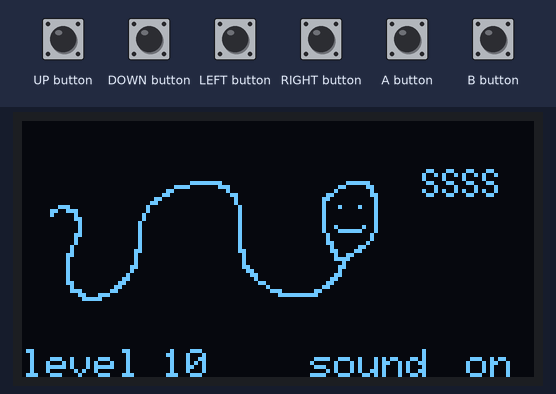
Bench run of a sketch on a simulated Arduboy, built with avr-gcc and run on an emulated ATmega32U4. Shown: 128×64 one-colour display. Inputs (shaded band) come from the test bench. Random numbers use the default seed unless the sketch sets one; what the sketch prints to the serial monitor is not drawn.

Above: at 1.2 s.
1.3 s: A button pressed for 0.15 s
At 1.55 s:
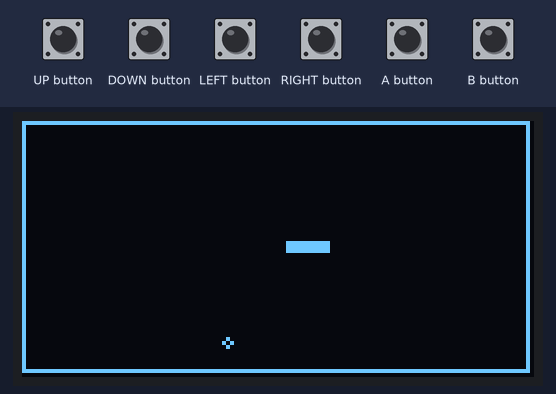
2.0 s: UP button pressed for 0.15 s
At 2.05 s:
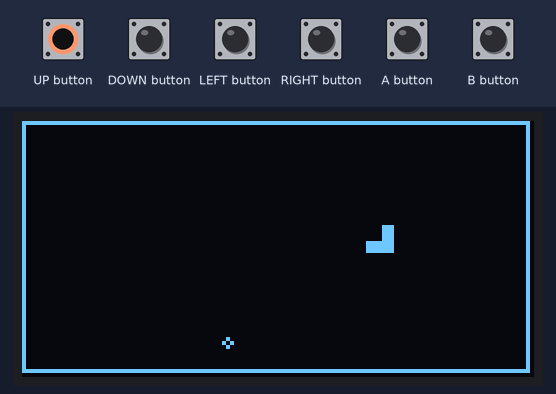
2.7 s: LEFT button pressed for 0.15 s
At 2.75 s:
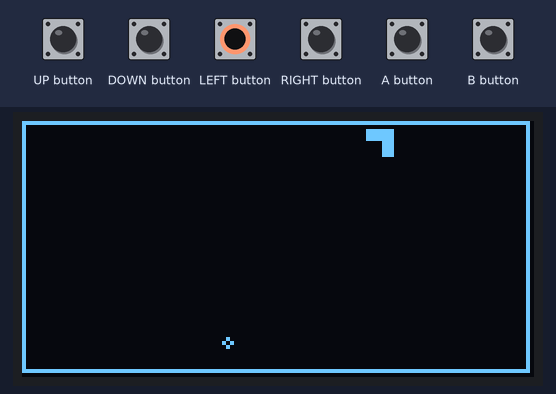
3.4 s: DOWN button pressed for 0.15 s
At 3.45 s:
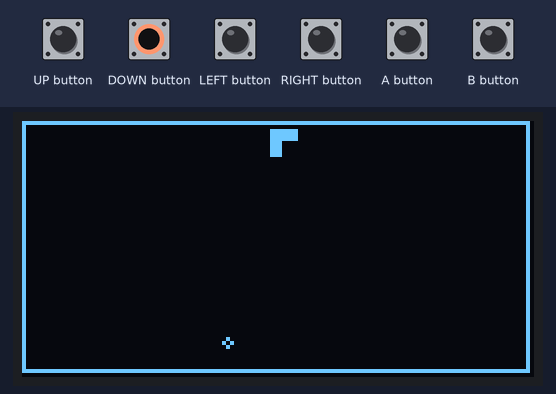
4.1 s: RIGHT button pressed for 0.15 s
At 4.15 s:
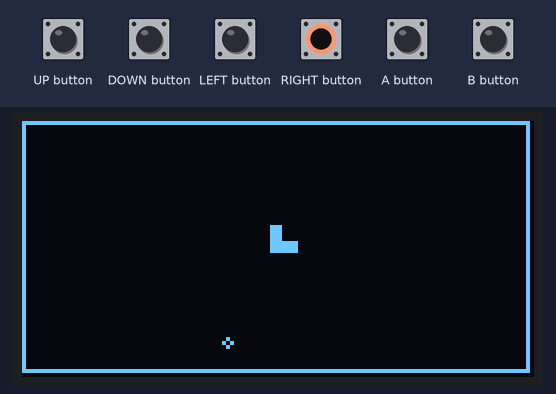
4.8 s: UP button pressed for 1 s
At 6.7 s:
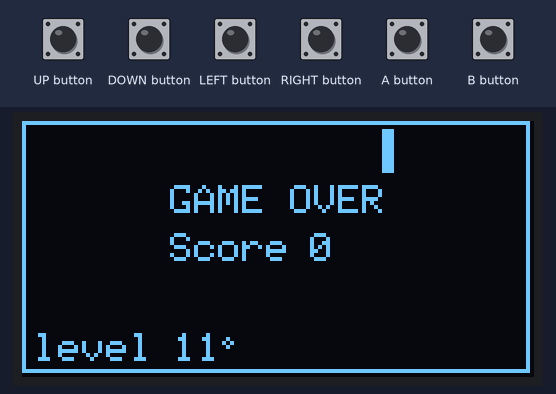
Timing chart, 0 to 8.2 s (numbered marks = the images above; inputs shaded):
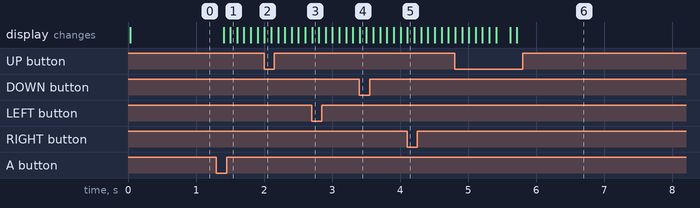

Measured:
- after the input at 1.3 s, the display: first changes after 0.10 s (image 1 shows a later state)

The sketch:

snELk.ino
```cpp
#include <MemoryFree.h>
#include <Arduboy.h>

#include "arduboy_button_listener.hpp"
#include "display_config.h"

#include "snake_game.h"
#include "game_renderer.h"

Arduboy arduboy;
ButtonListener buttonListener;
DisplayConfig displayConfig;

SnakeGame game(displayConfig.getMaxSnakeColumns(), displayConfig.getMaxSnakeRows());
GameRenderer renderer(game, arduboy);

void setup() {
  arduboy.begin();
}

void loop() {
  handleInput(arduboy.getInput());
  if (!arduboy.nextFrame()) return;
  game.gameTick();
  renderer.render();
  Serial.print(freeMemory());
  Serial.println(F(" free Bytes"));
}

// HANDLE INPUT
void handleInput(uint8_t buttons) {
  SnakeGameState state = game.getState();
  if (state == INIT) {
    buttonListener.onUpButtonClick(buttons, incrementLevel);
    buttonListener.onDownButtonClick(buttons, decrementLevel);
    buttonListener.onBButtonClick(buttons, triggerSound);
    buttonListener.onAButtonClick(buttons, startGame);
  } else if (state == IN_GAME) {
    handleSnakeMove(buttons);
  } else if (state == LOST) {
    buttonListener.onUpButtonClick(buttons, incrementLevel);
    buttonListener.onDownButtonClick(buttons, decrementLevel);
    buttonListener.onBButtonClick(buttons, triggerGameOverText);
    buttonListener.onAButtonClick(buttons, startGame);
  }
}

void startGame() {
  arduboy.setFrameRate(game.getSettings().getLevel());
  arduboy.initRandomSeed();
  game.newGame();
}

void incrementLevel() {
  game.getSettings().incrementLevel();
}

void decrementLevel() {
  game.getSettings().decrementLevel();
}

void triggerSound() {
  game.getSettings().triggerSound();
}

void triggerGameOverText() {
  game.getSettings().triggerGameOverText();
}

void handleSnakeMove(uint8_t buttons) {
  if(buttons & LEFT_BUTTON) {
    game.setNextMove(left);
  } else if(buttons & RIGHT_BUTTON) {
    game.setNextMove(right);
  } else if(buttons & UP_BUTTON) {
    game.setNextMove(up);
  } else if(buttons & DOWN_BUTTON) {
    game.setNextMove(down);
  }
}
```

arduboy_button_listener.hpp
```cpp
#ifndef arduboy_button_listener_hpp
#define arduboy_button_listener_hpp

#include <arduboy.h>

class ButtonListener {
  public:
    ButtonListener();
    void onAButtonClick(uint8_t buttons, void (*callback)());
    void onBButtonClick(uint8_t buttons, void (*callback)());
    void onUpButtonClick(uint8_t buttons, void (*callback)());
    void onDownButtonClick(uint8_t buttons, void (*callback)());

  private:
    bool a;
    bool b;
    bool up;
    bool down;
};

ButtonListener::ButtonListener() :
      a(false),
      b(false),
      up(false),
      down(false) {
}

void ButtonListener::onAButtonClick(uint8_t buttons, void (*callback)()) {
  if(buttons & A_BUTTON) {
    if (!a) {
      (*callback)();
      a = true;
    }
  } else {
    a = false;
  }
}

void ButtonListener::onBButtonClick(uint8_t buttons, void (*callback)()) {
  if(buttons & B_BUTTON) {
    if (!b) {
      (*callback)();
      b = true;
    }
  } else {
    b = false;
  }
}

void ButtonListener::onUpButtonClick(uint8_t buttons, void (*callback)()) {
  if(buttons & UP_BUTTON) {
    if (!up) {
      (*callback)();
      up = true;
    }
  } else {
    up = false;
  }
}

void ButtonListener::onDownButtonClick(uint8_t buttons, void (*callback)()) {
  if(buttons & DOWN_BUTTON) {
    if (!down) {
      (*callback)();
      down = true;
    }
  } else {
    down = false;
  }
}

#endif
```

game_renderer.cpp
```cpp
#include "game_renderer.h"
#include "assets.h"

GameRenderer::GameRenderer(SnakeGame& game, Arduboy& arduboy) :
      game(game),
      arduboy(arduboy) {
}

void GameRenderer::render() {
  arduboy.clear();
  if (game.getState() == INIT) {
    renderInitialScreen();
  } else {
    renderInGameScreen();
    if (game.getState() == LOST && game.getSettings().isShowGameOverText()) {
      renderGameOverText();
    }
  }
  arduboy.display();
}

void GameRenderer::renderInitialScreen() {
  arduboy.drawBitmap(0, 0, snelk_intro + 2, snelk_intro[0], snelk_intro[1], WHITE);
  arduboy.setCursor(0, 57);
  arduboy.print(F("level"));
  arduboy.setCursor(35, 57);
  arduboy.print(game.getSettings().getLevel());
  arduboy.setCursor(72, 57);
  arduboy.print(F("sound"));
  arduboy.setCursor(72 + 39, 57);
  arduboy.print(game.getSettings().isSound() ? F("on") : F("off"));
}

void GameRenderer::renderInGameScreen() {
  renderFrame(WHITE);
  renderSnake();
  renderFood();
}

void GameRenderer::renderFrame(uint8_t color) {
  arduboy.drawFastVLine(0, 0, displayConfig.getFrameY(), color);
  arduboy.drawFastVLine(displayConfig.getFrameX(), 0, displayConfig.getFrameY() + FRAME_THICKNESS, color);
  arduboy.drawFastHLine(0, 0, displayConfig.getFrameX(), color);
  arduboy.drawFastHLine(0, displayConfig.getFrameY(), displayConfig.getFrameX() + FRAME_THICKNESS, color);
}

void GameRenderer::renderSnake() {
  Snake snake = game.getSnake();

  int column = snake.columnOfPosition(snake.getPositions()[0]);
  int row = snake.rowOfPosition(snake.getPositions()[0]);
  for(int i = 1 ; i <= snake.getHeadIndex() ; i++) {
    int nextColumn = snake.columnOfPosition(snake.getPositions()[i]);
    int nextRow = snake.rowOfPosition(snake.getPositions()[i]);

    renderSnakePart(column, row, nextColumn - column, nextRow - row);

    column = nextColumn;
    row = nextRow;
  }
  renderSnakePart(column, row, 0, 0);
}

void GameRenderer::renderSnakePart(int column, int row, int nextColumnDiff, int nextRowDiff) {
  int columnToPrint = calcPixelPosition(column);
  int rowToPrint = calcPixelPosition(row);
  int widthToPrint = SNAKE_WEIGHT;
  int heightToPrint = SNAKE_WEIGHT;

  if (nextRowDiff != 0) {
    heightToPrint += SNAKE_SPACE;
    if (nextRowDiff < 0) {
      rowToPrint -= SNAKE_SPACE;
    }
  }

  if (nextColumnDiff != 0) {
    widthToPrint += SNAKE_SPACE;
    if (nextColumnDiff < 0) {
      columnToPrint -= SNAKE_SPACE;
    }
  }

  arduboy.fillRect(columnToPrint, rowToPrint, widthToPrint, heightToPrint, WHITE);
}

void GameRenderer::renderFood() {
  Snake snake = game.getSnake();
  int foodPosition = snake.getPositions()[snake.getFoodIndex()];
  renderFoodPart(snake.columnOfPosition(foodPosition), snake.rowOfPosition(foodPosition));
}

void GameRenderer::renderFoodPart(int column, int row) {
  int columnPixel = calcPixelPosition(column);
  int rowPixel = calcPixelPosition(row);

  // left-up
  arduboy.drawLine(
    columnPixel,
    rowPixel + SNAKE_WEIGHT/2,
    columnPixel + SNAKE_WEIGHT/2,
    rowPixel,
    WHITE);

  // left-down
  arduboy.drawLine(
    columnPixel,
    rowPixel + SNAKE_WEIGHT/2,
    columnPixel + SNAKE_WEIGHT/2,
    rowPixel + SNAKE_WEIGHT - 1,
    WHITE);

  // right-up
  arduboy.drawLine(
    columnPixel + SNAKE_WEIGHT - 1,
    rowPixel + SNAKE_WEIGHT/2,
    columnPixel + SNAKE_WEIGHT/2,
    rowPixel,
    WHITE);

  // right-down
  arduboy.drawLine(
    columnPixel + SNAKE_WEIGHT - 1,
    rowPixel + SNAKE_WEIGHT/2,
    columnPixel + SNAKE_WEIGHT/2,
    rowPixel + SNAKE_WEIGHT - 1,
    WHITE);
}

int GameRenderer::calcPixelPosition(int snakePosition) {
  return FRAME_THICKNESS + SNAKE_SPACE + (SNAKE_WEIGHT + SNAKE_SPACE) * snakePosition;
}

void GameRenderer::renderGameOverText() {
  arduboy.setCursor(37, 16);
  arduboy.print(F("GAME OVER"));
  arduboy.setCursor(37, 28);
  arduboy.print(F("Score"));
  arduboy.setCursor(72, 28);
  arduboy.print(game.getScore());
  arduboy.setCursor(3, 53);
  arduboy.print(F("level"));
  arduboy.setCursor(38, 53);
  arduboy.print(game.getSettings().getLevel());
}
```

game_renderer.h
```cpp
#ifndef game_renderer_h
#define game_renderer_h

#include <Arduboy.h>
#include "snake_game.h"
#include "display_config.h"

class GameRenderer {
  public:
    GameRenderer(SnakeGame& snakeGame, Arduboy& arduboy);
    void render();

  private:
    SnakeGame& game;
    Arduboy& arduboy;
    DisplayConfig displayConfig;

    void renderInitialScreen();
    void renderInGameScreen();
    void renderFrame(uint8_t color);
    void renderSnake();
    void renderSnakePart(int column, int row, int nextColumnDiff, int nextRowDiff);
    void renderFood();
    void renderFoodPart(int column, int row);
    int calcPixelPosition(int snakePosition);
    void renderGameOverText();
};

#endif
```

snake.cpp
```cpp
#include "snake.h"
#include <Arduboy.h> // random() function required

Snake::Snake(int columns, int rows) :
      snakeColumns(columns),
      snakeRows(rows),
      positions(new int[snakeColumns * snakeRows]),
      lastPositionIndex(snakeColumns * snakeRows - 1) {
}

void Snake::initSnake() {
  for(int i = 0; i <= lastPositionIndex ; i++)  {
      positions[i] = i;
  }
  headIndex = -1;

  int centerColumn = snakeColumns / 2;
  int centerRow = snakeRows / 2;
  appendToSnakeHead(centerColumn - 1, centerRow);
  appendToSnakeHead(centerColumn, centerRow);
  appendToSnakeHead(centerColumn + 1, centerRow);

  shufflePositions(headIndex + 1, lastPositionIndex);
}

SnakeState Snake::moveSnake(SnakeMove move) {
  int headColumn = columnOfPosition(positions[headIndex]);
  int headRow = rowOfPosition(positions[headIndex]);

  if (move == left) {
    headColumn--;
  } else if (move == right) {
    headColumn++;
  } else if (move == up) {
    headRow--;
  } else if (move == down) {
    headRow++;
  }

  if (isValidMove(headColumn, headRow)) {
    return makeSnakeMove(headColumn, headRow);
  }
  return died;
}

int* Snake::getPositions() {
  return positions;
}

int Snake::getHeadIndex() {
  return headIndex;
}

int Snake::getFoodIndex() {
  return headIndex + 1;
}

int Snake::getLastPositionIndex() {
  return lastPositionIndex;
}

SnakeState Snake::makeSnakeMove(int column, int row) {
  int newHeadIndex = findIndexOfPosition(column, row);

  if (isFood(newHeadIndex)) {
    headIndex++;
    return ate;
  }
  int newHeadPosition = positions[newHeadIndex];
  int tailPosition = positions[0];
  for (int i = 0 ; i < headIndex ; i++) {
    positions[i] = positions[i+1];
  }
  positions[headIndex] = newHeadPosition;
  if (newHeadPosition != tailPosition) {
    positions[newHeadIndex] = tailPosition;
  }
  return moved;
}

bool Snake::isValidMove(int column, int row) {
  return !(isFrame(column, row) || isSnake(column, row));
}

bool Snake::isFrame(int column, int row) {
  return column < 0 || column >= snakeColumns ||
    row < 0 || row >= snakeRows;
}

bool Snake::isSnake(int column, int row) {
  int position = decodePosition(column, row);
  for (int i = 1 ; i <= headIndex ; i++) {
    if (positions[i] == position) {
      return true;
    }
  }
  return false;
}

bool Snake::isFood(int index) {
  return index == getFoodIndex();
}

void Snake::appendToSnakeHead(int column, int row) {
  swapPositions(++headIndex, findIndexOfPosition(column, row));
}

void Snake::shufflePositions(int firstIndex, int lastIndex) {
  for (int i = firstIndex ; i < lastIndex ; i++) {
    int randomIndex = random(firstIndex, lastIndex + 1);
    if (randomIndex != firstIndex) {
      swapPositions(firstIndex, randomIndex);
    }
  }
}

void Snake::swapPositions(int firstIndex, int secondIndex) {
  int temp = positions[firstIndex];
  positions[firstIndex] = positions[secondIndex];
  positions[secondIndex] = temp;
}

int Snake::findIndexOfPosition(int column, int row) {
  int position = decodePosition(column, row);
  for (int i = 0; i <= lastPositionIndex ; i++) {
    if (positions[i] == position) {
      return i;
    }
  }
  return -1;
}

int Snake::decodePosition(int column, int row) {
  return row * snakeColumns + column;
}

int Snake::columnOfPosition(int position) {
  return position % snakeColumns;
}

int Snake::rowOfPosition(int position) {
  return position / snakeColumns;
}
```

snake.h
```cpp
#ifndef snake_h
#define snake_h

enum SnakeState {moved, ate, died};

enum SnakeMove {left, right, up, down};

class Snake {
  public:
    Snake(int columns, int rows);
    void initSnake();
    SnakeState moveSnake(SnakeMove move);

    int* getPositions();
    int getHeadIndex();
    int getFoodIndex();
    int getLastPositionIndex();

    int decodePosition(int column, int row);
    int columnOfPosition(int position);
    int rowOfPosition(int position);
  private:
    int snakeColumns;
    int snakeRows;

    int* positions;
    int headIndex;
    int lastPositionIndex;

    SnakeState makeSnakeMove(int column, int row);
    bool isValidMove(int column, int row);
    bool isFrame(int column, int row);
    bool isSnake(int column, int row);
    bool isFood(int index);

    void appendToSnakeHead(int column, int row);
    void shufflePositions(int firstIndex, int lastIndex);

    void swapPositions(int firstIndex, int secondIndex);
    int findIndexOfPosition(int column, int row);
};

#endif
```

snake_controller.cpp
```cpp
#include "snake_controller.h"

SnakeController::SnakeController(Snake& snake) :
    snake(snake),
    lastMove(right),
    nextMove(right),
    fault(false) {
}

void SnakeController::setNextMove(SnakeMove move) {
  if((move == left && lastMove != right) ||
        (move == right && lastMove != left) ||
        (move == up && lastMove != down) ||
        (move == down && lastMove != up)) {
    nextMove = move;
  }
}

SnakeState SnakeController::moveSnake() {
  SnakeState state = snake.moveSnake(nextMove);
  lastMove = nextMove;
  if (state == died) {
    if (fault) {
      lastMove = right;
      nextMove = right;
      return died;
    }
    fault = true;
    return moved;
  }
  return state;
}
```

snake_controller.h
```cpp
#ifndef snake_controller_h
#define snake_controller_h

#include "snake.h"

class SnakeController {
  public:
    SnakeController(Snake& snake);
    void setNextMove(SnakeMove move);
    SnakeState moveSnake();

  private:
    Snake& snake;
    SnakeMove lastMove;
    SnakeMove nextMove;
    bool fault;
};

#endif
```

snake_game.cpp
```cpp
#include "snake_game.h"

SnakeGame::SnakeGame(int snakeColumns, int snakeRows) :
    snake(Snake(snakeColumns, snakeRows)),
    snakeController(SnakeController(snake)),
    started(false),
    lost(false) {
}

void SnakeGame::newGame() {
  started = true;
  lost = false;
  settings.setShowGameOverText(true);
  score = 0;
  snake.initSnake();
}

void SnakeGame::setNextMove(SnakeMove move) {
  snakeController.setNextMove(move);
}

void SnakeGame::gameTick() {
  if (getState() == IN_GAME) {
    SnakeState state = snakeController.moveSnake();
    if (state == ate) {
      score += settings.getLevel();
    } else if (state == died) {
      lost = true;
    }
  }
}

Settings& SnakeGame::getSettings() {
  return settings;
}

int SnakeGame::getScore() {
  return score;
}

SnakeGameState SnakeGame::getState() {
  if (!started) {return INIT;}
  if (lost) {return LOST;}
  return IN_GAME;
}

Snake& SnakeGame::getSnake() {
  return snake;
}
```

snake_game.h
```cpp
#ifndef snake_game_h
#define snake_game_h

#include "snake.h"
#include "snake_controller.h"
#include "settings.h"

#define EAT_TONE_FREQUENCY 1200
#define EAT_TONE_DURATION 20

#define LOSE_TONE_FREQUENCY 65
#define LOSE_TONE_DURATION 750

enum SnakeGameState {INIT, IN_GAME, LOST};

class SnakeGame {
  public:
    SnakeGame(int snakeColumns, int snakeRows);
    void newGame();
    void setNextMove(SnakeMove move);
    void gameTick();

    Settings& getSettings();

    int getScore();
    SnakeGameState getState();
    Snake& getSnake();

  private:
    Snake snake;
    SnakeController snakeController;
    Settings settings;

    int score;
    bool started;
    bool lost;
};

#endif
```

display_config.cpp
```cpp
#include "display_config.h"
#include <Arduboy.h>

DisplayConfig::DisplayConfig() :
      maxSnakeColumns(snakeLinesInSpace(WIDTH)),
      maxSnakeRows(snakeLinesInSpace(HEIGHT)),
      frameX(framePosition(maxSnakeColumns)),
      frameY(framePosition(maxSnakeRows)) {
}

int DisplayConfig::getMaxSnakeRows() {
  return maxSnakeRows;
}

int DisplayConfig::getMaxSnakeColumns() {
  return maxSnakeColumns;
}

int DisplayConfig::getFrameX() {
  return frameX;
}

int DisplayConfig::getFrameY() {
  return frameY;
}

int DisplayConfig::snakeLinesInSpace(int screenLength) {
  int spaceBetweenFrames = screenLength - 2*FRAME_THICKNESS;
  int spaceBeforeRightFrame = SNAKE_SPACE;
  int widthOfSingleSnakeLine = SNAKE_WEIGHT + SNAKE_SPACE;
  return (spaceBetweenFrames - spaceBeforeRightFrame ) / widthOfSingleSnakeLine;
}

int DisplayConfig::framePosition(int snakeLines) {
  int leftFrame = FRAME_THICKNESS;
  int snakeSpace = snakeLines * (SNAKE_WEIGHT + SNAKE_SPACE);
  int spaceBeforeRightFrame = SNAKE_SPACE;
  return leftFrame + snakeSpace + spaceBeforeRightFrame;
}
```

display_config.h
```cpp
#ifndef display_config_hpp
#define display_config_hpp

#define SNAKE_WEIGHT 3
#define SNAKE_SPACE 1
#define FRAME_THICKNESS 1

class DisplayConfig {
  public:
    DisplayConfig();
    int getFrameX();
    int getFrameY();
    int getMaxSnakeRows();
    int getMaxSnakeColumns();

  private:
    int maxSnakeColumns;
    int maxSnakeRows;
    int frameX;
    int frameY;
    int snakeLinesInSpace(int screenLength);
    int framePosition(int snakeLines);
};

#endif
```

settings.cpp
```cpp
#include "settings.h"

Settings::Settings() :
      level(10),
      sound(true),
      showGameOverText(true) {
}

int Settings::getLevel() {
  return level;
}

void Settings::incrementLevel() {
  if (level < 20) {
    level++;
  }
}

void Settings::decrementLevel() {
  if (level > 1) {
    level--;
  }
}

bool Settings::isSound() {
  return sound;
}

void Settings::triggerSound() {
  sound = !sound;
}

bool Settings::isShowGameOverText() {
  return showGameOverText;
}

void Settings::setShowGameOverText(bool show) {
  showGameOverText = show;
}

void Settings::triggerGameOverText() {
  showGameOverText = !showGameOverText;
}
```

settings.h
```cpp
#ifndef settings_h
#define settings_h

class Settings {
  public:
    Settings();

    int getLevel();
    void incrementLevel();
    void decrementLevel();

    bool isSound();
    void triggerSound();

    bool isShowGameOverText();
    void setShowGameOverText(bool show);
    void triggerGameOverText();

  private:
    int level;
    bool sound;
    bool showGameOverText;
};

#endif
```

Source omitted: assets.h (data table, 25300 bytes)
